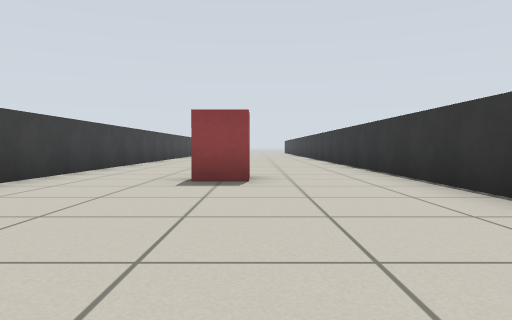
[1] (above)

19 first-person views from a walk through a world built for the Gazebo simulator. The camera is 0.48 m above the floor, tilts 2° down and sees 70° across. Floor lines are 1 m apart. The floor is counted in squares, 1 m on a side. Each view is taken from the middle of a square. On the plan, view 1 faces up. The plan holds only what a view shows up to about 9 squares ahead; the rest is blank.

[2]
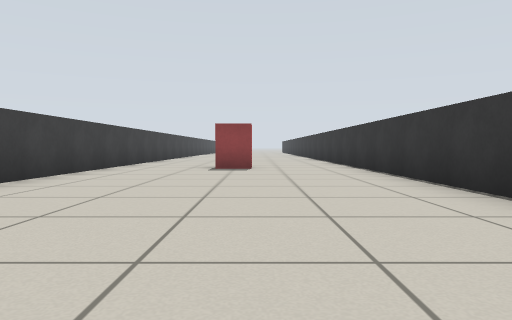

[3]
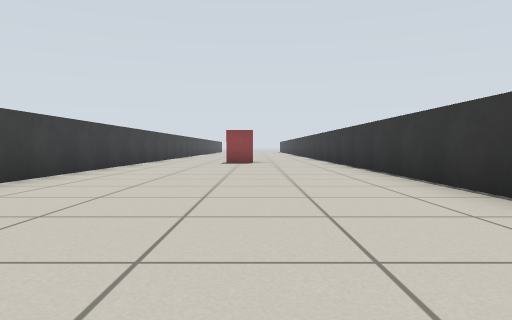

[4]
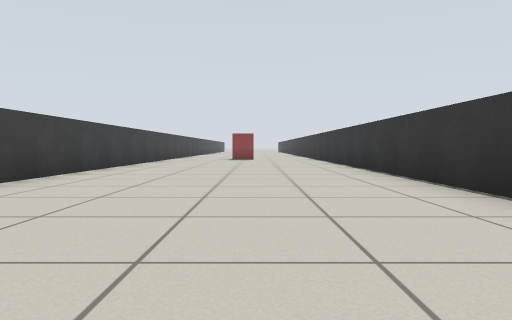

[5]
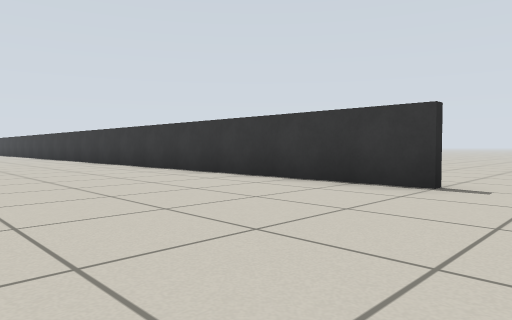

[6]
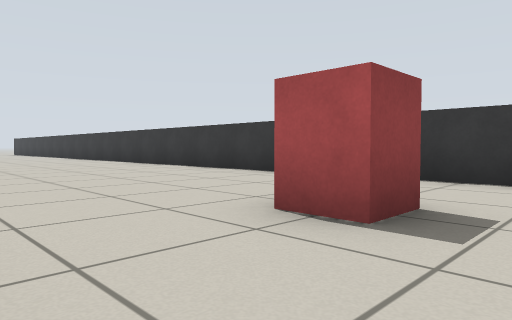

[7]
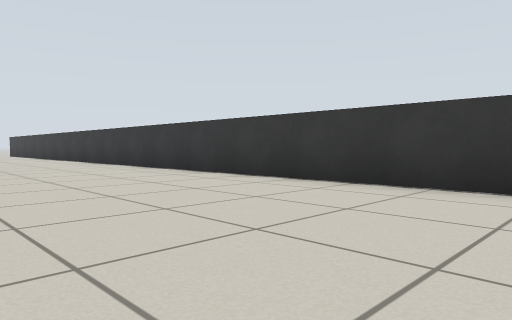

[8]
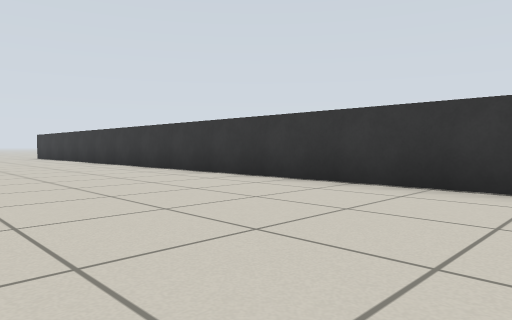

[9]
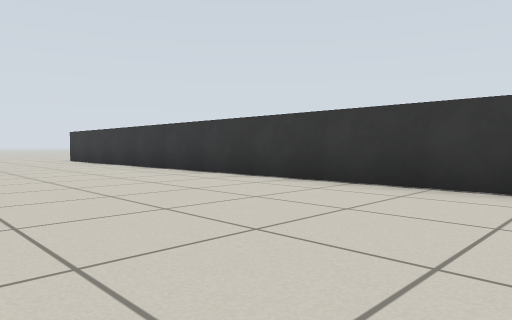

[10]
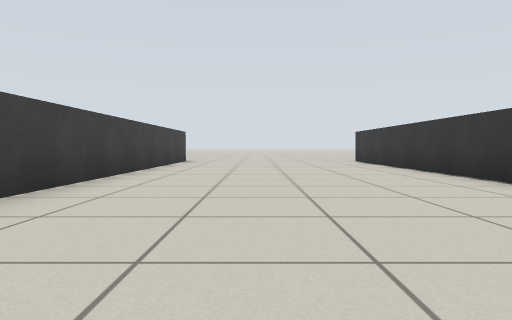

[11]
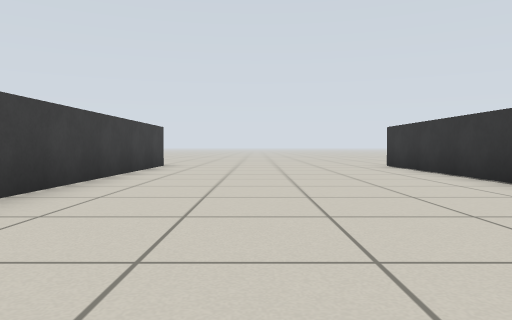

[12]
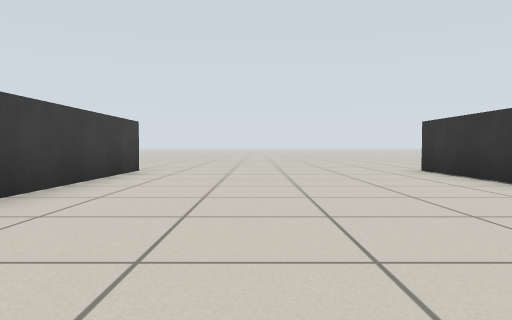

[13]
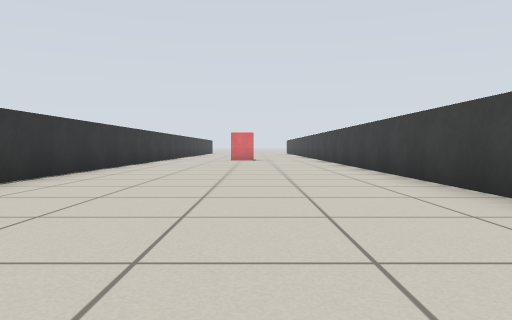

[14]
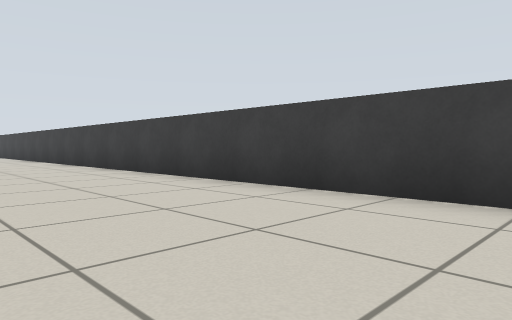

[15]
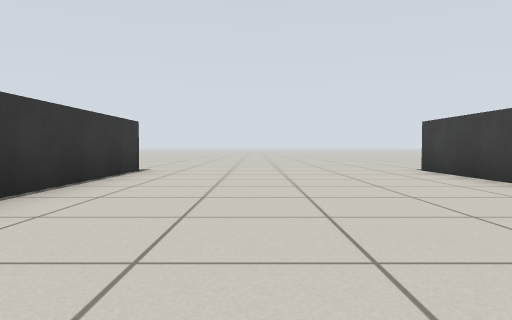

[16]
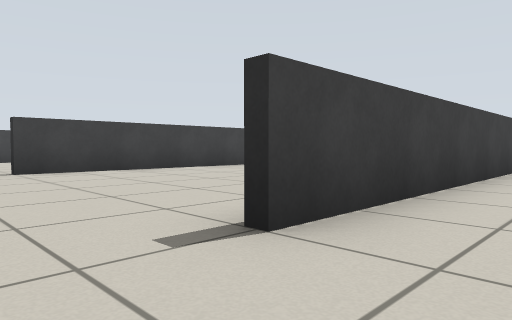

[17]
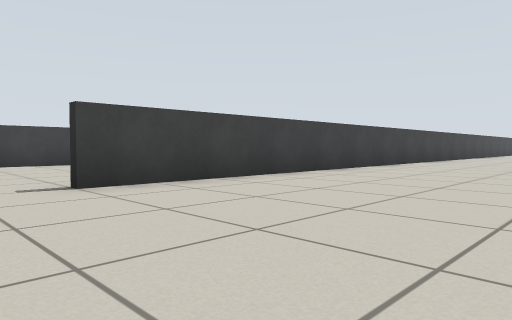

[18]
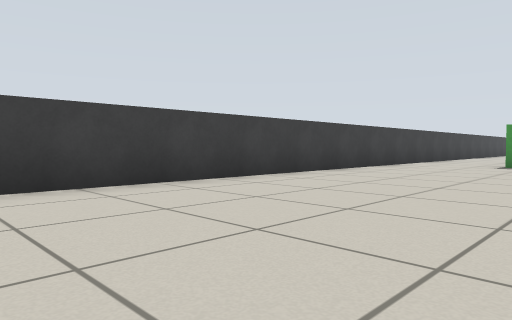

[19]
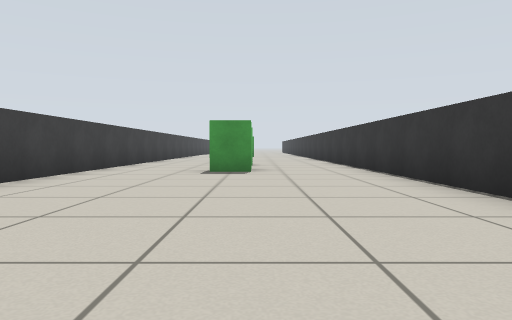

### Floor plan
Points are (right, up) in squares from view 1. A wall is a line through its corners. A room is listed if a view was taken in it or the views show most of it. See-through windows are left out.
Room 1 (views 1, 2, 3, 4, 5, 6, 7, 8, 9, 10, 11, 12, 13, 14, 15, 16)
walls: (-3.4, 18.5) (-3.4, -9.5); (-3.4, 30.5) (-3.4, 21.4); (2.4, -9.6) (2.4, 30.5)
ways out: opening at (-4, -10.5) to room 2; opening at (2, -10.5); opening at (2, 31.5)
objects: red box (-1, 5) to (0, 6)
Room 2 (views 17, 18, 19)
walls: (-9.4, 6) (-9.4, -9.5); (-3.6, 0.4) (-3.6, 6)
ways out: opening at (-4, -10.5) to room 1; opening at (-10, -10.5)
objects: green box (-7, 4) to (-6, 5)

Positions as (right, up) in squares from view 1, and headings:
1: (0, 0), facing up
2: (0, -3), facing up
3: (0, -6), facing up
4: (0, -9), facing up
5: (-2, -11), facing up-right
6: (-3, 4), facing up-right
7: (-2, 8), facing up-right
8: (-2, 13), facing up-right
9: (-2, 17), facing up-right
10: (-1, 18), facing up
11: (-1, 21), facing up
12: (-1, 23), facing up
13: (-1, 19), facing down
14: (0, 19), facing down-left
15: (0, -2), facing down
16: (-2, -11), facing up-left
17: (-5, -11), facing up-left
18: (-5, -6), facing up-left
19: (-6, -3), facing up
